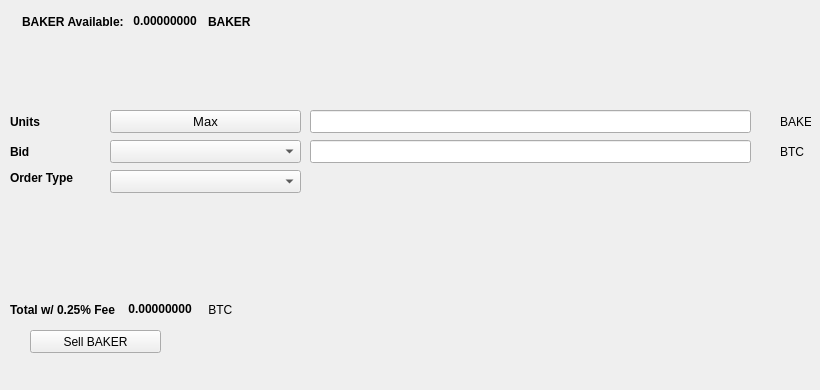
   <widget class="QWidget" name="SellTab">
    <attribute name="title">
     <string>Sell</string>
    </attribute>
    <widget class="QLabel" name="label_16">
     <property name="geometry">
      <rect>
       <x>780</x>
       <y>140</y>
       <width>31</width>
       <height>23</height>
      </rect>
     </property>
     <property name="text">
      <string>BTC</string>
     </property>
    </widget>
    <widget class="QComboBox" name="SellBidcomboBox">
     <property name="geometry">
      <rect>
       <x>110</x>
       <y>140</y>
       <width>191</width>
       <height>23</height>
      </rect>
     </property>
     <property name="font">
      <font>
       <pointsize>10</pointsize>
      </font>
     </property>
    </widget>
    <widget class="QLabel" name="label_18">
     <property name="geometry">
      <rect>
       <x>10</x>
       <y>110</y>
       <width>46</width>
       <height>23</height>
      </rect>
     </property>
     <property name="font">
      <font>
       <weight>75</weight>
       <bold>true</bold>
      </font>
     </property>
     <property name="text">
      <string>Units</string>
     </property>
    </widget>
    <widget class="QPushButton" name="Sell_Max_Amount">
     <property name="geometry">
      <rect>
       <x>110</x>
       <y>110</y>
       <width>191</width>
       <height>23</height>
      </rect>
     </property>
     <property name="font">
      <font>
       <pointsize>10</pointsize>
      </font>
     </property>
     <property name="text">
      <string>Max</string>
     </property>
    </widget>
    <widget class="QLabel" name="label_20">
     <property name="geometry">
      <rect>
       <x>10</x>
       <y>170</y>
       <width>91</width>
       <height>16</height>
      </rect>
     </property>
     <property name="font">
      <font>
       <weight>75</weight>
       <bold>true</bold>
      </font>
     </property>
     <property name="text">
      <string>Order Type</string>
     </property>
    </widget>
    <widget class="QComboBox" name="SellOrdertypeCombo">
     <property name="geometry">
      <rect>
       <x>110</x>
       <y>170</y>
       <width>191</width>
       <height>23</height>
      </rect>
     </property>
     <property name="font">
      <font>
       <pointsize>10</pointsize>
      </font>
     </property>
    </widget>
    <widget class="QLabel" name="label_21">
     <property name="geometry">
      <rect>
       <x>10</x>
       <y>140</y>
       <width>46</width>
       <height>23</height>
      </rect>
     </property>
     <property name="font">
      <font>
       <weight>75</weight>
       <bold>true</bold>
      </font>
     </property>
     <property name="text">
      <string>Bid</string>
     </property>
    </widget>
    <widget class="QLabel" name="label_22">
     <property name="geometry">
      <rect>
       <x>780</x>
       <y>110</y>
       <width>31</width>
       <height>23</height>
      </rect>
     </property>
     <property name="text">
      <string>BAKER</string>
     </property>
    </widget>
    <widget class="QLineEdit" name="UnitsInputBAKER">
     <property name="geometry">
      <rect>
       <x>310</x>
       <y>110</y>
       <width>441</width>
       <height>23</height>
      </rect>
     </property>
     <property name="font">
      <font>
       <pointsize>9</pointsize>
       <weight>75</weight>
       <bold>true</bold>
      </font>
     </property>
    </widget>
    <widget class="QLineEdit" name="SellBidPriceEdit">
     <property name="geometry">
      <rect>
       <x>310</x>
       <y>140</y>
       <width>441</width>
       <height>23</height>
      </rect>
     </property>
     <property name="font">
      <font>
       <pointsize>9</pointsize>
       <weight>75</weight>
       <bold>true</bold>
      </font>
     </property>
    </widget>
    <widget class="QPushButton" name="SellBAKERBTN">
     <property name="geometry">
      <rect>
       <x>30</x>
       <y>330</y>
       <width>131</width>
       <height>23</height>
      </rect>
     </property>
     <property name="text">
      <string>Sell BAKER</string>
     </property>
     <property name="icon">
      <iconset resource="../baker">
       <normaloff>:/icons/bitcoin</normaloff>:/icons/bitcoin</iconset>
     </property>
    </widget>
    <widget class="QWidget" name="layoutWidget3">
     <property name="geometry">
      <rect>
       <x>22</x>
       <y>12</y>
       <width>258</width>
       <height>19</height>
      </rect>
     </property>
     <layout class="QHBoxLayout" name="horizontalLayout">
      <item>
       <widget class="QLabel" name="label232_2">
        <property name="font">
         <font>
          <weight>75</weight>
          <bold>true</bold>
         </font>
        </property>
        <property name="text">
         <string>BAKER Available:</string>
        </property>
       </widget>
      </item>
      <item>
       <widget class="QLabel" name="BAKERAvailableLabel">
        <property name="palette">
         <palette>
          <active>
           <colorrole role="WindowText">
            <brush brushstyle="SolidPattern">
             <color alpha="255">
              <red>0</red>
              <green>0</green>
              <blue>0</blue>
             </color>
            </brush>
           </colorrole>
           <colorrole role="Button">
            <brush brushstyle="SolidPattern">
             <color alpha="255">
              <red>0</red>
              <green>170</green>
              <blue>0</blue>
             </color>
            </brush>
           </colorrole>
           <colorrole role="Light">
            <brush brushstyle="SolidPattern">
             <color alpha="255">
              <red>0</red>
              <green>255</green>
              <blue>0</blue>
             </color>
            </brush>
           </colorrole>
           <colorrole role="Midlight">
            <brush brushstyle="SolidPattern">
             <color alpha="255">
              <red>0</red>
              <green>212</green>
              <blue>0</blue>
             </color>
            </brush>
           </colorrole>
           <colorrole role="Dark">
            <brush brushstyle="SolidPattern">
             <color alpha="255">
              <red>0</red>
              <green>85</green>
              <blue>0</blue>
             </color>
            </brush>
           </colorrole>
           <colorrole role="Mid">
            <brush brushstyle="SolidPattern">
             <color alpha="255">
              <red>0</red>
              <green>113</green>
              <blue>0</blue>
             </color>
            </brush>
           </colorrole>
           <colorrole role="Text">
            <brush brushstyle="SolidPattern">
             <color alpha="255">
              <red>0</red>
              <green>170</green>
              <blue>0</blue>
             </color>
            </brush>
           </colorrole>
           <colorrole role="BrightText">
            <brush brushstyle="SolidPattern">
             <color alpha="255">
              <red>255</red>
              <green>255</green>
              <blue>255</blue>
             </color>
            </brush>
           </colorrole>
           <colorrole role="ButtonText">
            <brush brushstyle="SolidPattern">
             <color alpha="255">
              <red>0</red>
              <green>0</green>
              <blue>0</blue>
             </color>
            </brush>
           </colorrole>
           <colorrole role="Base">
            <brush brushstyle="SolidPattern">
             <color alpha="255">
              <red>255</red>
              <green>255</green>
              <blue>255</blue>
             </color>
            </brush>
           </colorrole>
           <colorrole role="Window">
            <brush brushstyle="SolidPattern">
             <color alpha="255">
              <red>0</red>
              <green>170</green>
              <blue>0</blue>
             </color>
            </brush>
           </colorrole>
           <colorrole role="Shadow">
            <brush brushstyle="SolidPattern">
             <color alpha="255">
              <red>0</red>
              <green>0</green>
              <blue>0</blue>
             </color>
            </brush>
           </colorrole>
           <colorrole role="AlternateBase">
            <brush brushstyle="SolidPattern">
             <color alpha="255">
              <red>127</red>
              <green>212</green>
              <blue>127</blue>
             </color>
            </brush>
           </colorrole>
           <colorrole role="ToolTipBase">
            <brush brushstyle="SolidPattern">
             <color alpha="255">
              <red>255</red>
              <green>255</green>
              <blue>220</blue>
             </color>
            </brush>
           </colorrole>
           <colorrole role="ToolTipText">
            <brush brushstyle="SolidPattern">
             <color alpha="255">
              <red>0</red>
              <green>0</green>
              <blue>0</blue>
             </color>
            </brush>
           </colorrole>
          </active>
          <inactive>
           <colorrole role="WindowText">
            <brush brushstyle="SolidPattern">
             <color alpha="255">
              <red>0</red>
              <green>0</green>
              <blue>0</blue>
             </color>
            </brush>
           </colorrole>
           <colorrole role="Button">
            <brush brushstyle="SolidPattern">
             <color alpha="255">
              <red>0</red>
              <green>170</green>
              <blue>0</blue>
             </color>
            </brush>
           </colorrole>
           <colorrole role="Light">
            <brush brushstyle="SolidPattern">
             <color alpha="255">
              <red>0</red>
              <green>255</green>
              <blue>0</blue>
             </color>
            </brush>
           </colorrole>
           <colorrole role="Midlight">
            <brush brushstyle="SolidPattern">
             <color alpha="255">
              <red>0</red>
              <green>212</green>
              <blue>0</blue>
             </color>
            </brush>
           </colorrole>
           <colorrole role="Dark">
            <brush brushstyle="SolidPattern">
             <color alpha="255">
              <red>0</red>
              <green>85</green>
              <blue>0</blue>
             </color>
            </brush>
           </colorrole>
           <colorrole role="Mid">
            <brush brushstyle="SolidPattern">
             <color alpha="255">
              <red>0</red>
              <green>113</green>
              <blue>0</blue>
             </color>
            </brush>
           </colorrole>
           <colorrole role="Text">
            <brush brushstyle="SolidPattern">
             <color alpha="255">
              <red>0</red>
              <green>170</green>
              <blue>0</blue>
             </color>
            </brush>
           </colorrole>
           <colorrole role="BrightText">
            <brush brushstyle="SolidPattern">
             <color alpha="255">
              <red>255</red>
              <green>255</green>
              <blue>255</blue>
             </color>
            </brush>
           </colorrole>
           <colorrole role="ButtonText">
            <brush brushstyle="SolidPattern">
             <color alpha="255">
              <red>0</red>
              <green>0</green>
              <blue>0</blue>
             </color>
            </brush>
           </colorrole>
           <colorrole role="Base">
            <brush brushstyle="SolidPattern">
             <color alpha="255">
              <red>255</red>
              <green>255</green>
              <blue>255</blue>
             </color>
            </brush>
           </colorrole>
           <colorrole role="Window">
            <brush brushstyle="SolidPattern">
             <color alpha="255">
              <red>0</red>
              <green>170</green>
              <blue>0</blue>
             </color>
            </brush>
           </colorrole>
           <colorrole role="Shadow">
            <brush brushstyle="SolidPattern">
             <color alpha="255">
              <red>0</red>
              <green>0</green>
              <blue>0</blue>
             </color>
            </brush>
           </colorrole>
           <colorrole role="AlternateBase">
            <brush brushstyle="SolidPattern">
             <color alpha="255">
              <red>127</red>
              <green>212</green>
              <blue>127</blue>
             </color>
            </brush>
           </colorrole>
           <colorrole role="ToolTipBase">
            <brush brushstyle="SolidPattern">
             <color alpha="255">
              <red>255</red>
              <green>255</green>
              <blue>220</blue>
             </color>
            </brush>
           </colorrole>
           <colorrole role="ToolTipText">
            <brush brushstyle="SolidPattern">
             <color alpha="255">
              <red>0</red>
              <green>0</green>
              <blue>0</blue>
             </color>
            </brush>
           </colorrole>
          </inactive>
          <disabled>
           <colorrole role="WindowText">
            <brush brushstyle="SolidPattern">
             <color alpha="255">
              <red>0</red>
              <green>85</green>
              <blue>0</blue>
             </color>
            </brush>
           </colorrole>
           <colorrole role="Button">
            <brush brushstyle="SolidPattern">
             <color alpha="255">
              <red>0</red>
              <green>170</green>
              <blue>0</blue>
             </color>
            </brush>
           </colorrole>
           <colorrole role="Light">
            <brush brushstyle="SolidPattern">
             <color alpha="255">
              <red>0</red>
              <green>255</green>
              <blue>0</blue>
             </color>
            </brush>
           </colorrole>
           <colorrole role="Midlight">
            <brush brushstyle="SolidPattern">
             <color alpha="255">
              <red>0</red>
              <green>212</green>
              <blue>0</blue>
             </color>
            </brush>
           </colorrole>
           <colorrole role="Dark">
            <brush brushstyle="SolidPattern">
             <color alpha="255">
              <red>0</red>
              <green>85</green>
              <blue>0</blue>
             </color>
            </brush>
           </colorrole>
           <colorrole role="Mid">
            <brush brushstyle="SolidPattern">
             <color alpha="255">
              <red>0</red>
              <green>113</green>
              <blue>0</blue>
             </color>
            </brush>
           </colorrole>
           <colorrole role="Text">
            <brush brushstyle="SolidPattern">
             <color alpha="255">
              <red>0</red>
              <green>85</green>
              <blue>0</blue>
             </color>
            </brush>
           </colorrole>
           <colorrole role="BrightText">
            <brush brushstyle="SolidPattern">
             <color alpha="255">
              <red>255</red>
              <green>255</green>
              <blue>255</blue>
             </color>
            </brush>
           </colorrole>
           <colorrole role="ButtonText">
            <brush brushstyle="SolidPattern">
             <color alpha="255">
              <red>0</red>
              <green>85</green>
              <blue>0</blue>
             </color>
            </brush>
           </colorrole>
           <colorrole role="Base">
            <brush brushstyle="SolidPattern">
             <color alpha="255">
              <red>0</red>
              <green>170</green>
              <blue>0</blue>
             </color>
            </brush>
           </colorrole>
           <colorrole role="Window">
            <brush brushstyle="SolidPattern">
             <color alpha="255">
              <red>0</red>
              <green>170</green>
              <blue>0</blue>
             </color>
            </brush>
           </colorrole>
           <colorrole role="Shadow">
            <brush brushstyle="SolidPattern">
             <color alpha="255">
              <red>0</red>
              <green>0</green>
              <blue>0</blue>
             </color>
            </brush>
           </colorrole>
           <colorrole role="AlternateBase">
            <brush brushstyle="SolidPattern">
             <color alpha="255">
              <red>0</red>
              <green>170</green>
              <blue>0</blue>
             </color>
            </brush>
           </colorrole>
           <colorrole role="ToolTipBase">
            <brush brushstyle="SolidPattern">
             <color alpha="255">
              <red>255</red>
              <green>255</green>
              <blue>220</blue>
             </color>
            </brush>
           </colorrole>
           <colorrole role="ToolTipText">
            <brush brushstyle="SolidPattern">
             <color alpha="255">
              <red>0</red>
              <green>0</green>
              <blue>0</blue>
             </color>
            </brush>
           </colorrole>
          </disabled>
         </palette>
        </property>
        <property name="font">
         <font>
          <weight>75</weight>
          <bold>true</bold>
         </font>
        </property>
        <property name="text">
         <string> 0.00000000 </string>
        </property>
        <property name="textInteractionFlags">
         <set>Qt::LinksAccessibleByMouse|Qt::TextSelectableByKeyboard|Qt::TextSelectableByMouse</set>
        </property>
       </widget>
      </item>
      <item>
       <widget class="QLabel" name="labelBAKER">
        <property name="font">
         <font>
          <weight>75</weight>
          <bold>true</bold>
         </font>
        </property>
        <property name="text">
         <string>BAKER</string>
        </property>
       </widget>
      </item>
     </layout>
    </widget>
    <widget class="QWidget" name="layoutWidget">
     <property name="geometry">
      <rect>
       <x>10</x>
       <y>300</y>
       <width>268</width>
       <height>19</height>
      </rect>
     </property>
     <layout class="QHBoxLayout" name="horizontalLayout_2">
      <item>
       <widget class="QLabel" name="label_19">
        <property name="font">
         <font>
          <weight>75</weight>
          <bold>true</bold>
         </font>
        </property>
        <property name="text">
         <string>Total w/ 0.25% Fee </string>
        </property>
       </widget>
      </item>
      <item>
       <widget class="QLabel" name="SellCostLabel">
        <property name="palette">
         <palette>
          <active>
           <colorrole role="WindowText">
            <brush brushstyle="SolidPattern">
             <color alpha="255">
              <red>0</red>
              <green>0</green>
              <blue>0</blue>
             </color>
            </brush>
           </colorrole>
           <colorrole role="Button">
            <brush brushstyle="SolidPattern">
             <color alpha="255">
              <red>0</red>
              <green>170</green>
              <blue>0</blue>
             </color>
            </brush>
           </colorrole>
           <colorrole role="Light">
            <brush brushstyle="SolidPattern">
             <color alpha="255">
              <red>0</red>
              <green>255</green>
              <blue>0</blue>
             </color>
            </brush>
           </colorrole>
           <colorrole role="Midlight">
            <brush brushstyle="SolidPattern">
             <color alpha="255">
              <red>0</red>
              <green>212</green>
              <blue>0</blue>
             </color>
            </brush>
           </colorrole>
           <colorrole role="Dark">
            <brush brushstyle="SolidPattern">
             <color alpha="255">
              <red>0</red>
              <green>85</green>
              <blue>0</blue>
             </color>
            </brush>
           </colorrole>
           <colorrole role="Mid">
            <brush brushstyle="SolidPattern">
             <color alpha="255">
              <red>0</red>
              <green>113</green>
              <blue>0</blue>
             </color>
            </brush>
           </colorrole>
           <colorrole role="Text">
            <brush brushstyle="SolidPattern">
             <color alpha="255">
              <red>0</red>
              <green>170</green>
              <blue>0</blue>
             </color>
            </brush>
           </colorrole>
           <colorrole role="BrightText">
            <brush brushstyle="SolidPattern">
             <color alpha="255">
              <red>255</red>
              <green>255</green>
              <blue>255</blue>
             </color>
            </brush>
           </colorrole>
           <colorrole role="ButtonText">
            <brush brushstyle="SolidPattern">
             <color alpha="255">
              <red>0</red>
              <green>0</green>
              <blue>0</blue>
             </color>
            </brush>
           </colorrole>
           <colorrole role="Base">
            <brush brushstyle="SolidPattern">
             <color alpha="255">
              <red>255</red>
              <green>255</green>
              <blue>255</blue>
             </color>
            </brush>
           </colorrole>
           <colorrole role="Window">
            <brush brushstyle="SolidPattern">
             <color alpha="255">
              <red>0</red>
              <green>170</green>
              <blue>0</blue>
             </color>
            </brush>
           </colorrole>
           <colorrole role="Shadow">
            <brush brushstyle="SolidPattern">
             <color alpha="255">
              <red>0</red>
              <green>0</green>
              <blue>0</blue>
             </color>
            </brush>
           </colorrole>
           <colorrole role="AlternateBase">
            <brush brushstyle="SolidPattern">
             <color alpha="255">
              <red>127</red>
              <green>212</green>
              <blue>127</blue>
             </color>
            </brush>
           </colorrole>
           <colorrole role="ToolTipBase">
            <brush brushstyle="SolidPattern">
             <color alpha="255">
              <red>255</red>
              <green>255</green>
              <blue>220</blue>
             </color>
            </brush>
           </colorrole>
           <colorrole role="ToolTipText">
            <brush brushstyle="SolidPattern">
             <color alpha="255">
              <red>0</red>
              <green>0</green>
              <blue>0</blue>
             </color>
            </brush>
           </colorrole>
          </active>
          <inactive>
           <colorrole role="WindowText">
            <brush brushstyle="SolidPattern">
             <color alpha="255">
              <red>0</red>
              <green>0</green>
              <blue>0</blue>
             </color>
            </brush>
           </colorrole>
           <colorrole role="Button">
            <brush brushstyle="SolidPattern">
             <color alpha="255">
              <red>0</red>
              <green>170</green>
              <blue>0</blue>
             </color>
            </brush>
           </colorrole>
           <colorrole role="Light">
            <brush brushstyle="SolidPattern">
             <color alpha="255">
              <red>0</red>
              <green>255</green>
              <blue>0</blue>
             </color>
            </brush>
           </colorrole>
           <colorrole role="Midlight">
            <brush brushstyle="SolidPattern">
             <color alpha="255">
              <red>0</red>
              <green>212</green>
              <blue>0</blue>
             </color>
            </brush>
           </colorrole>
           <colorrole role="Dark">
            <brush brushstyle="SolidPattern">
             <color alpha="255">
              <red>0</red>
              <green>85</green>
              <blue>0</blue>
             </color>
            </brush>
           </colorrole>
           <colorrole role="Mid">
            <brush brushstyle="SolidPattern">
             <color alpha="255">
              <red>0</red>
              <green>113</green>
              <blue>0</blue>
             </color>
            </brush>
           </colorrole>
           <colorrole role="Text">
            <brush brushstyle="SolidPattern">
             <color alpha="255">
              <red>0</red>
              <green>170</green>
              <blue>0</blue>
             </color>
            </brush>
           </colorrole>
           <colorrole role="BrightText">
            <brush brushstyle="SolidPattern">
             <color alpha="255">
              <red>255</red>
              <green>255</green>
              <blue>255</blue>
             </color>
            </brush>
           </colorrole>
           <colorrole role="ButtonText">
            <brush brushstyle="SolidPattern">
             <color alpha="255">
              <red>0</red>
              <green>0</green>
              <blue>0</blue>
             </color>
            </brush>
           </colorrole>
           <colorrole role="Base">
            <brush brushstyle="SolidPattern">
             <color alpha="255">
              <red>255</red>
              <green>255</green>
              <blue>255</blue>
             </color>
            </brush>
           </colorrole>
           <colorrole role="Window">
            <brush brushstyle="SolidPattern">
             <color alpha="255">
              <red>0</red>
              <green>170</green>
              <blue>0</blue>
             </color>
            </brush>
           </colorrole>
           <colorrole role="Shadow">
            <brush brushstyle="SolidPattern">
             <color alpha="255">
              <red>0</red>
              <green>0</green>
              <blue>0</blue>
             </color>
            </brush>
           </colorrole>
           <colorrole role="AlternateBase">
            <brush brushstyle="SolidPattern">
             <color alpha="255">
              <red>127</red>
              <green>212</green>
              <blue>127</blue>
             </color>
            </brush>
           </colorrole>
           <colorrole role="ToolTipBase">
            <brush brushstyle="SolidPattern">
             <color alpha="255">
              <red>255</red>
              <green>255</green>
              <blue>220</blue>
             </color>
            </brush>
           </colorrole>
           <colorrole role="ToolTipText">
            <brush brushstyle="SolidPattern">
             <color alpha="255">
              <red>0</red>
              <green>0</green>
              <blue>0</blue>
             </color>
            </brush>
           </colorrole>
          </inactive>
          <disabled>
           <colorrole role="WindowText">
            <brush brushstyle="SolidPattern">
             <color alpha="255">
              <red>0</red>
              <green>85</green>
              <blue>0</blue>
             </color>
            </brush>
           </colorrole>
           <colorrole role="Button">
            <brush brushstyle="SolidPattern">
             <color alpha="255">
              <red>0</red>
              <green>170</green>
              <blue>0</blue>
             </color>
            </brush>
           </colorrole>
           <colorrole role="Light">
            <brush brushstyle="SolidPattern">
             <color alpha="255">
              <red>0</red>
              <green>255</green>
              <blue>0</blue>
             </color>
            </brush>
           </colorrole>
           <colorrole role="Midlight">
            <brush brushstyle="SolidPattern">
             <color alpha="255">
              <red>0</red>
              <green>212</green>
              <blue>0</blue>
             </color>
            </brush>
           </colorrole>
           <colorrole role="Dark">
            <brush brushstyle="SolidPattern">
             <color alpha="255">
              <red>0</red>
              <green>85</green>
              <blue>0</blue>
             </color>
            </brush>
           </colorrole>
           <colorrole role="Mid">
            <brush brushstyle="SolidPattern">
             <color alpha="255">
              <red>0</red>
              <green>113</green>
              <blue>0</blue>
             </color>
            </brush>
           </colorrole>
           <colorrole role="Text">
            <brush brushstyle="SolidPattern">
             <color alpha="255">
              <red>0</red>
              <green>85</green>
              <blue>0</blue>
             </color>
            </brush>
           </colorrole>
           <colorrole role="BrightText">
            <brush brushstyle="SolidPattern">
             <color alpha="255">
              <red>255</red>
              <green>255</green>
              <blue>255</blue>
             </color>
            </brush>
           </colorrole>
           <colorrole role="ButtonText">
            <brush brushstyle="SolidPattern">
             <color alpha="255">
              <red>0</red>
              <green>85</green>
              <blue>0</blue>
             </color>
            </brush>
           </colorrole>
           <colorrole role="Base">
            <brush brushstyle="SolidPattern">
             <color alpha="255">
              <red>0</red>
              <green>170</green>
              <blue>0</blue>
             </color>
            </brush>
           </colorrole>
           <colorrole role="Window">
            <brush brushstyle="SolidPattern">
             <color alpha="255">
              <red>0</red>
              <green>170</green>
              <blue>0</blue>
             </color>
            </brush>
           </colorrole>
           <colorrole role="Shadow">
            <brush brushstyle="SolidPattern">
             <color alpha="255">
              <red>0</red>
              <green>0</green>
              <blue>0</blue>
             </color>
            </brush>
           </colorrole>
           <colorrole role="AlternateBase">
            <brush brushstyle="SolidPattern">
             <color alpha="255">
              <red>0</red>
              <green>170</green>
              <blue>0</blue>
             </color>
            </brush>
           </colorrole>
           <colorrole role="ToolTipBase">
            <brush brushstyle="SolidPattern">
             <color alpha="255">
              <red>255</red>
              <green>255</green>
              <blue>220</blue>
             </color>
            </brush>
           </colorrole>
           <colorrole role="ToolTipText">
            <brush brushstyle="SolidPattern">
             <color alpha="255">
              <red>0</red>
              <green>0</green>
              <blue>0</blue>
             </color>
            </brush>
           </colorrole>
          </disabled>
         </palette>
        </property>
        <property name="font">
         <font>
          <weight>75</weight>
          <bold>true</bold>
         </font>
        </property>
        <property name="autoFillBackground">
         <bool>false</bool>
        </property>
        <property name="text">
         <string> 0.00000000</string>
        </property>
        <property name="textInteractionFlags">
         <set>Qt::LinksAccessibleByMouse|Qt::TextSelectableByMouse</set>
        </property>
       </widget>
      </item>
      <item>
       <widget class="QLabel" name="label_17">
        <property name="font">
         <font>
          <weight>50</weight>
          <bold>false</bold>
         </font>
        </property>
        <property name="text">
         <string> BTC</string>
        </property>
       </widget>
      </item>
     </layout>
    </widget>
    <widget class="QLabel" name="label_23">
     <property name="geometry">
      <rect>
       <x>460</x>
       <y>300</y>
       <width>281</width>
       <height>81</height>
      </rect>
     </property>
     <property name="text">
      <string/>
     </property>
     <property name="pixmap">
      <pixmap>:/images/bittrex</pixmap>
     </property>
    </widget>
   </widget>
